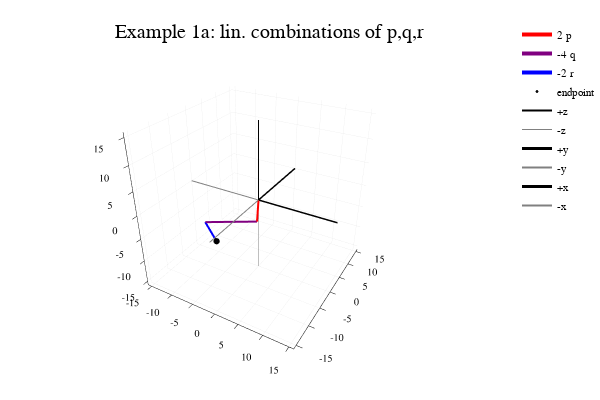

Here is the notebook cell this chart was saved with:
### Markdown cell above
## Example 1a.  Plot possible linear combinations using three vectors in $\mathbb{R}^3$

Here, random integer weights ($a_1,a_2$ and $a_3$) between -7 and 7 for the three vectors are chosen.

To see a different randomly generated linear combination, select the following cell by single-clicking anywhere in the gray code area.  Then hit the "Run" button.

### Code cell
# Example 1a
using Plots
plotly()

a1=rand(-7:7); a2=rand(-7:7); a3=rand(-7:7);
P=p*a1; Q=q*a2; R=r*a3;

while abs(P[1]+Q[1]+R[1])>15 || abs(P[2]+Q[2]+R[2])>15 || abs(P[3]+Q[3]+R[3])>15
   a1=rand(-7:7)
    a2=rand(-7:7)
    a3=rand(-7:7)
    P=p*a1 
    Q=q*a2
    R=r*a3 
end

xp=[0,P[1]];
yp=[0,P[2]];
zp=[0,P[3]];
plot3d(xp,yp,zp, title="Example 1a: lin. combinations of p,q,r", label="$a1 p", linecolor="red", linewidth=4, lims=[-15,15])
xq=[P[1],Q[1]+P[1]];
yq=[P[2],Q[2]+P[2]];
zq=[P[3],Q[3]+P[3]];
plot3d!(xq,yq,zq, label="$a2 q", linewidth=4, linecolor="purple")
xr=[Q[1]+P[1],P[1]+Q[1]+R[1]];
yr=[Q[2]+P[2],P[2]+Q[2]+R[2]];
zr=[Q[3]+P[3],P[3]+Q[3]+R[3]];
plot3d!(xr,yr, zr,label="$a3 r", linewidth=4, linecolor="blue")
scatter!([P[1]+Q[1]+R[1], P[1]+Q[1]+R[1]],[P[2]+Q[2]+R[2],P[2]+Q[2]+R[2]],[P[3]+Q[3]+R[3],P[3]+Q[3]+R[3]], markercolor="black", markersize=1, label="endpoint")

plot3d!([0,0],[0,0],[0,20],  label="+z", linecolor="black", linewidth=2,lims=[-15,15])
plot3d!([0,0],[0,0],[0,-20],  label="-z", linecolor="gray", linewidth=1,lims=[-15,15])
plot3d!([0,0],[0,20],[0,0],  label="+y", linecolor="black", linewidth=3,lims=[-15,15])
plot3d!([0,0],[0,-20],[0,0],  label="-y", linecolor="gray", linewidth=2,lims=[-15,15])
plot3d!([0,20],[0,0],[0,0],  label="+x", linecolor="black", linewidth=3,lims=[-15,15])
plot3d!([0,-20],[0,0],[0,0],  label="-x", linecolor="gray", linewidth=2,lims=[-15,15])

### Figure 1 — Plotly figure (JSON) as saved in the notebook; plotly's stock layout.template omitted (floating-point values rounded to 4 significant figures)
{"data": [{"colorbar": {"title": ""}, "hoverinfo": "text", "legendgroup": "2 p", "line": {"color": "rgba(255, 0, 0, 1.000)", "dash": "solid", "shape": "linear", "width": 4}, "mode": "lines", "name": "2 p", "showlegend": true, "text": [null, null], "type": "scatter3d", "x": [0, 2], "xaxis": "x1", "y": [0, -4], "yaxis": "y1", "z": [0, -2], "zmax": 0.1, "zmin": -0.1}, {"colorbar": {"title": ""}, "hoverinfo": "text", "legendgroup": "-4 q", "line": {"color": "rgba(128, 0, 128, 1.000)", "dash": "solid", "shape": "linear", "width": 4}, "mode": "lines", "name": "-4 q", "showlegend": true, "text": [null, null], "type": "scatter3d", "x": [2, -10], "xaxis": "x1", "y": [-4, -4], "yaxis": "y1", "z": [-2, -6], "zmax": 0.1, "zmin": -0.1}, {"colorbar": {"title": ""}, "hoverinfo": "text", "legendgroup": "-2 r", "line": {"color": "rgba(0, 0, 255, 1.000)", "dash": "solid", "shape": "linear", "width": 4}, "mode": "lines", "name": "-2 r", "showlegend": true, "text": [null, null], "type": "scatter3d", "x": [-10, -6], "xaxis": "x1", "y": [-4, -6], "yaxis": "y1", "z": [-6, -8], "zmax": 0.1, "zmin": -0.1}, {"colorbar": {"title": ""}, "hoverinfo": "text", "legendgroup": "endpoint", "marker": {"color": "rgba(0, 0, 0, 1.000)", "line": {"color": "rgba(0, 0, 0, 1.000)", "width": 1}, "size": 2, "symbol": "circle"}, "mode": "markers", "name": "endpoint", "showlegend": true, "text": [null, null], "type": "scatter3d", "x": [-6, -6], "xaxis": "x1", "y": [-6, -6], "yaxis": "y1", "z": [-8, -8], "zmax": 0.1, "zmin": -0.1}, {"colorbar": {"title": ""}, "hoverinfo": "text", "legendgroup": "+z", "line": {"color": "rgba(0, 0, 0, 1.000)", "dash": "solid", "shape": "linear", "width": 2}, "mode": "lines", "name": "+z", "showlegend": true, "text": [null, null], "type": "scatter3d", "x": [0, 0], "xaxis": "x1", "y": [0, 0], "yaxis": "y1", "z": [0, 20], "zmax": 0.1, "zmin": -0.1}, {"colorbar": {"title": ""}, "hoverinfo": "text", "legendgroup": "-z", "line": {"color": "rgba(128, 128, 128, 1.000)", "dash": "solid", "shape": "linear", "width": 1}, "mode": "lines", "name": "-z", "showlegend": true, "text": [null, null], "type": "scatter3d", "x": [0, 0], "xaxis": "x1", "y": [0, 0], "yaxis": "y1", "z": [0, -20], "zmax": 0.1, "zmin": -0.1}, {"colorbar": {"title": ""}, "hoverinfo": "text", "legendgroup": "+y", "line": {"color": "rgba(0, 0, 0, 1.000)", "dash": "solid", "shape": "linear", "width": 3}, "mode": "lines", "name": "+y", "showlegend": true, "text": [null, null], "type": "scatter3d", "x": [0, 0], "xaxis": "x1", "y": [0, 20], "yaxis": "y1", "z": [0, 0], "zmax": 0.1, "zmin": -0.1}, {"colorbar": {"title": ""}, "hoverinfo": "text", "legendgroup": "-y", "line": {"color": "rgba(128, 128, 128, 1.000)", "dash": "solid", "shape": "linear", "width": 2}, "mode": "lines", "name": "-y", "showlegend": true, "text": [null, null], "type": "scatter3d", "x": [0, 0], "xaxis": "x1", "y": [0, -20], "yaxis": "y1", "z": [0, 0], "zmax": 0.1, "zmin": -0.1}, {"colorbar": {"title": ""}, "hoverinfo": "text", "legendgroup": "+x", "line": {"color": "rgba(0, 0, 0, 1.000)", "dash": "solid", "shape": "linear", "width": 3}, "mode": "lines", "name": "+x", "showlegend": true, "text": [null, null], "type": "scatter3d", "x": [0, 20], "xaxis": "x1", "y": [0, 0], "yaxis": "y1", "z": [0, 0], "zmax": 0.1, "zmin": -0.1}, {"colorbar": {"title": ""}, "hoverinfo": "text", "legendgroup": "-x", "line": {"color": "rgba(128, 128, 128, 1.000)", "dash": "solid", "shape": "linear", "width": 2}, "mode": "lines", "name": "-x", "showlegend": true, "text": [null, null], "type": "scatter3d", "x": [0, -20], "xaxis": "x1", "y": [0, 0], "yaxis": "y1", "z": [0, 0], "zmax": 0.1, "zmin": -0.1}], "layout": {"annotations": [{"font": {"color": "rgba(0, 0, 0, 1.000)", "family": "sans-serif", "size": 20}, "rotation": 0, "showarrow": false, "text": "Example 1a: lin. combinations of p,q,r", "x": 0.5222, "xanchor": "center", "xref": "paper", "y": 1, "yanchor": "top", "yref": "paper"}], "height": 400, "legend": {"bgcolor": "rgba(255, 255, 255, 1.000)", "bordercolor": "rgba(0, 0, 0, 1.000)", "font": {"color": "rgba(0, 0, 0, 1.000)", "family": "sans-serif", "size": 11}, "tracegroupgap": 0, "x": 1, "y": 1}, "margin": {"b": 20, "l": 0, "r": 0, "t": 20}, "paper_bgcolor": "rgba(255, 255, 255, 1.000)", "plot_bgcolor": "rgba(255, 255, 255, 1.000)", "scene": {"camera": {"eye": {"x": 1.126, "y": -1.95, "z": 1.3}}, "xaxis": {"anchor": "y1", "domain": [0.05101, 0.9934], "gridcolor": "rgba(0, 0, 0, 0.100)", "gridwidth": 0.5, "linecolor": "rgba(0, 0, 0, 1.000)", "mirror": false, "range": [-15.9, 15.9], "showgrid": true, "showline": true, "showticklabels": true, "tickangle": 0, "tickcolor": "rgb(0, 0, 0)", "tickfont": {"color": "rgba(0, 0, 0, 1.000)", "family": "sans-serif", "size": 11}, "tickmode": "array", "ticks": "inside", "ticktext": ["-15", "-10", "-5", "0", "5", "10", "15"], "tickvals": [-15, -10, -5, 0, 5, 10, 15], "title": "", "titlefont": {"color": "rgba(0, 0, 0, 1.000)", "family": "sans-serif", "size": 15}, "type": "-", "visible": true, "zeroline": false, "zerolinecolor": "rgba(0, 0, 0, 1.000)"}, "yaxis": {"anchor": "x1", "domain": [0.03762, 0.9415], "gridcolor": "rgba(0, 0, 0, 0.100)", "gridwidth": 0.5, "linecolor": "rgba(0, 0, 0, 1.000)", "mirror": false, "range": [-15.9, 15.9], "showgrid": true, "showline": true, "showticklabels": true, "tickangle": 0, "tickcolor": "rgb(0, 0, 0)", "tickfont": {"color": "rgba(0, 0, 0, 1.000)", "family": "sans-serif", "size": 11}, "tickmode": "array", "ticks": "inside", "ticktext": ["-15", "-10", "-5", "0", "5", "10", "15"], "tickvals": [-15, -10, -5, 0, 5, 10, 15], "title": "", "titlefont": {"color": "rgba(0, 0, 0, 1.000)", "family": "sans-serif", "size": 15}, "type": "-", "visible": true, "zeroline": false, "zerolinecolor": "rgba(0, 0, 0, 1.000)"}, "zaxis": {"gridcolor": "rgba(0, 0, 0, 0.100)", "gridwidth": 0.5, "linecolor": "rgba(0, 0, 0, 1.000)", "mirror": false, "range": [-15.9, 15.9], "showgrid": true, "showline": true, "showticklabels": true, "tickangle": 0, "tickcolor": "rgb(0, 0, 0)", "tickfont": {"color": "rgba(0, 0, 0, 1.000)", "family": "sans-serif", "size": 11}, "tickmode": "array", "ticks": "inside", "ticktext": ["-15", "-10", "-5", "0", "5", "10", "15"], "tickvals": [-15, -10, -5, 0, 5, 10, 15], "title": "", "titlefont": {"color": "rgba(0, 0, 0, 1.000)", "family": "sans-serif", "size": 15}, "type": "-", "visible": true, "zeroline": false, "zerolinecolor": "rgba(0, 0, 0, 1.000)"}}, "showlegend": true, "width": 600}}
